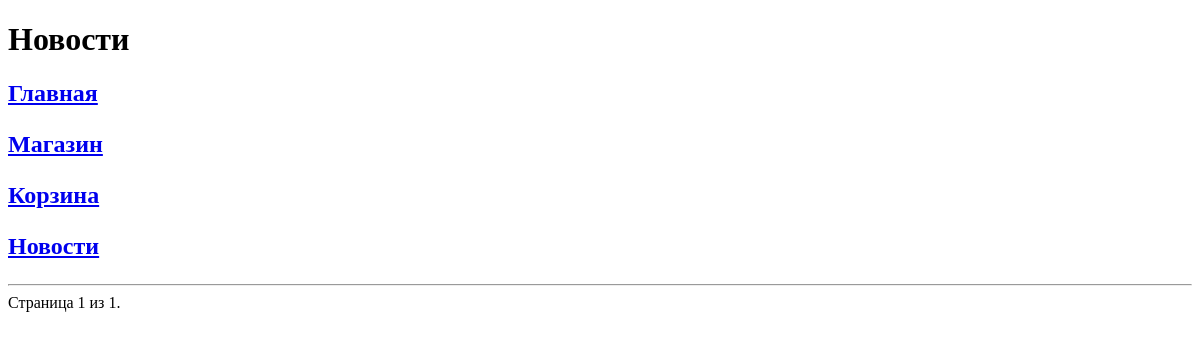
Page /platform/news/?page=2 on the earlier database version.
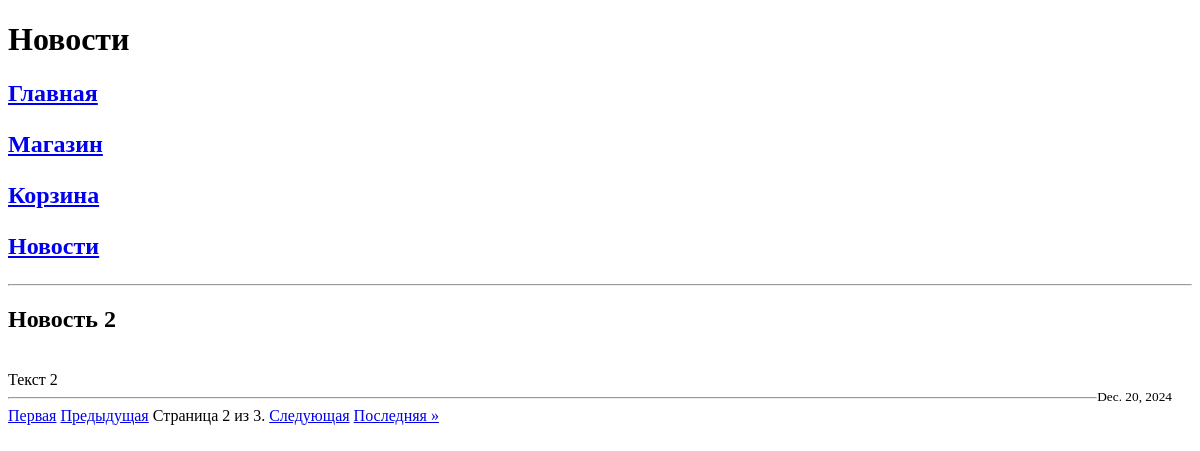
Same page on the later database version.
### task1/models.py (models this page shows)
class News(models.Model):
    title = models.CharField(max_length=256, unique=True)
    content = models.TextField()
    date = models.DateField(auto_now_add=True)

### task1/views.py (the view)
# urls.py: path('platform/news/', news, name='news'),
def news(request):
    news = News.objects.all().order_by('-date')
    paginator = Paginator(news, 1)
    page_number = request.GET.get('page')
    page_obj = paginator.get_page(page_number)
    return render(request, 'news.html', {'page_obj': page_obj})

### templates/first_task/news.html
{% extends 'menu.html' %}
{% block pagename %}<h1>Новости</h1>{% endblock %}
{% block menu %}{{ block.super }}{% endblock %}
{% block content %}
    <hr>
    {% for new in page_obj %}
        <h2>{{ new.title }}</h2>
        <br>
        {{ new.content }}
        <br>
        <small style="float: right; margin-right: 20px;">{{ new.date }}</small>
        <hr>
    {% endfor %}
    <div class="pagination">
        <span class="step-links">
            {% if page_obj.has_previous %}
                <a href="?page=1">Первая</a>
                <a href="?page={{ page_obj.previous_page_number }}">Предыдущая</a>
            {% endif %}
            <span class="current">
                Страница {{ page_obj.number }} из {{ page_obj.paginator.num_pages }}.
            </span>
            {% if page_obj.has_next %}
                <a href="?page={{ page_obj.next_page_number }}">Следующая</a>
                <a href="?page={{ page_obj.paginator.num_pages }}">Последняя &raquo;</a>
            {% endif %}
        </span>
    </div>
{% endblock %}

Differences in the rows shown:
added News: title "Новость 2", content "Текст 2", date "Dec. 20, 2024"
Other differences:
{{ page_obj.number }}: "1" → "2"
{{ page_obj.paginator.num_pages }}: "1" → "3"
text now shown: "Первая Предыдущая Следующая Последняя »"
